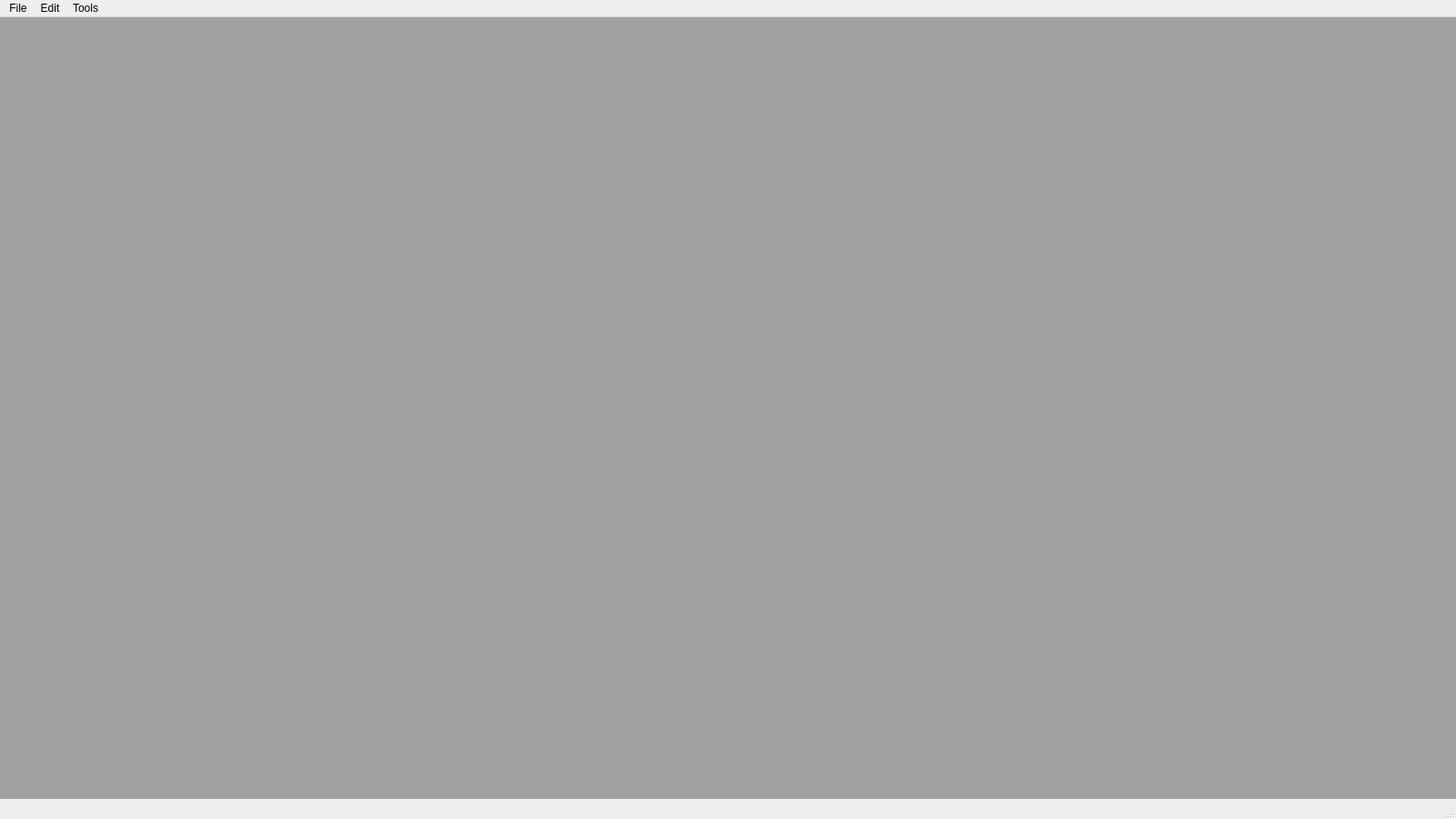
<?xml version="1.0" encoding="UTF-8"?>
<ui version="4.0">
 <class>MainWindow</class>
 <widget class="QMainWindow" name="MainWindow">
  <property name="geometry">
   <rect>
    <x>0</x>
    <y>0</y>
    <width>1600</width>
    <height>900</height>
   </rect>
  </property>
  <property name="sizePolicy">
   <sizepolicy hsizetype="Preferred" vsizetype="Preferred">
    <horstretch>0</horstretch>
    <verstretch>0</verstretch>
   </sizepolicy>
  </property>
  <property name="windowTitle">
   <string>TPD Analyser</string>
  </property>
  <property name="windowIcon">
   <iconset>
    <normaloff>../tpd/tpd_analyser/resources/TPD.ico</normaloff>../tpd/tpd_analyser/resources/TPD.ico</iconset>
  </property>
  <widget class="QWidget" name="centralwidget">
   <property name="sizePolicy">
    <sizepolicy hsizetype="Expanding" vsizetype="Expanding">
     <horstretch>0</horstretch>
     <verstretch>0</verstretch>
    </sizepolicy>
   </property>
   <widget class="QMdiArea" name="mdiArea">
    <property name="geometry">
     <rect>
      <x>0</x>
      <y>0</y>
      <width>1600</width>
      <height>900</height>
     </rect>
    </property>
    <property name="autoFillBackground">
     <bool>false</bool>
    </property>
    <property name="background">
     <brush brushstyle="SolidPattern">
      <color alpha="255">
       <red>160</red>
       <green>160</green>
       <blue>160</blue>
      </color>
     </brush>
    </property>
   </widget>
  </widget>
  <widget class="QMenuBar" name="menubar">
   <property name="geometry">
    <rect>
     <x>0</x>
     <y>0</y>
     <width>1600</width>
     <height>26</height>
    </rect>
   </property>
   <widget class="QMenu" name="menuFile">
    <property name="title">
     <string>File</string>
    </property>
    <addaction name="actionNew"/>
    <addaction name="separator"/>
    <addaction name="actionOpen"/>
    <addaction name="separator"/>
    <addaction name="actionSave_As"/>
   </widget>
   <widget class="QMenu" name="menuEdit">
    <property name="title">
     <string>Edit</string>
    </property>
    <addaction name="actionUndo"/>
    <addaction name="separator"/>
    <addaction name="actionRedo"/>
   </widget>
   <widget class="QMenu" name="menuTools">
    <property name="title">
     <string>Tools</string>
    </property>
    <addaction name="actionConvert_asc_to_txt"/>
   </widget>
   <addaction name="menuFile"/>
   <addaction name="menuEdit"/>
   <addaction name="menuTools"/>
  </widget>
  <widget class="QStatusBar" name="statusbar"/>
  <action name="actionData_Loader">
   <property name="text">
    <string>Data Loader</string>
   </property>
  </action>
  <action name="actions">
   <property name="text">
    <string>s</string>
   </property>
  </action>
  <action name="actionSave_As">
   <property name="icon">
    <iconset>
     <normaloff>../tpd/tpd_analyser/resources/save.png</normaloff>../tpd/tpd_analyser/resources/save.png</iconset>
   </property>
   <property name="text">
    <string>Save As</string>
   </property>
  </action>
  <action name="actionOpen">
   <property name="icon">
    <iconset>
     <normaloff>../tpd/tpd_analyser/resources/open.png</normaloff>../tpd/tpd_analyser/resources/open.png</iconset>
   </property>
   <property name="text">
    <string>Open</string>
   </property>
  </action>
  <action name="actionUndo">
   <property name="icon">
    <iconset>
     <normaloff>../tpd/tpd_analyser/resources/undo.png</normaloff>../tpd/tpd_analyser/resources/undo.png</iconset>
   </property>
   <property name="text">
    <string>Undo</string>
   </property>
  </action>
  <action name="actionRedo">
   <property name="icon">
    <iconset>
     <normaloff>../tpd/tpd_analyser/resources/redo.png</normaloff>../tpd/tpd_analyser/resources/redo.png</iconset>
   </property>
   <property name="text">
    <string>Redo</string>
   </property>
  </action>
  <action name="actionNew">
   <property name="icon">
    <iconset>
     <normaloff>../tpd/tpd_analyser/resources/new.png</normaloff>../tpd/tpd_analyser/resources/new.png</iconset>
   </property>
   <property name="text">
    <string>New</string>
   </property>
  </action>
  <action name="actionConvert_asc_to_txt">
   <property name="icon">
    <iconset>
     <normaloff>../tpd/tpd_analyser/resources/convert.png</normaloff>../tpd/tpd_analyser/resources/convert.png</iconset>
   </property>
   <property name="text">
    <string>Convert .asc to .txt</string>
   </property>
  </action>
 </widget>
 <resources/>
 <connections/>
</ui>
